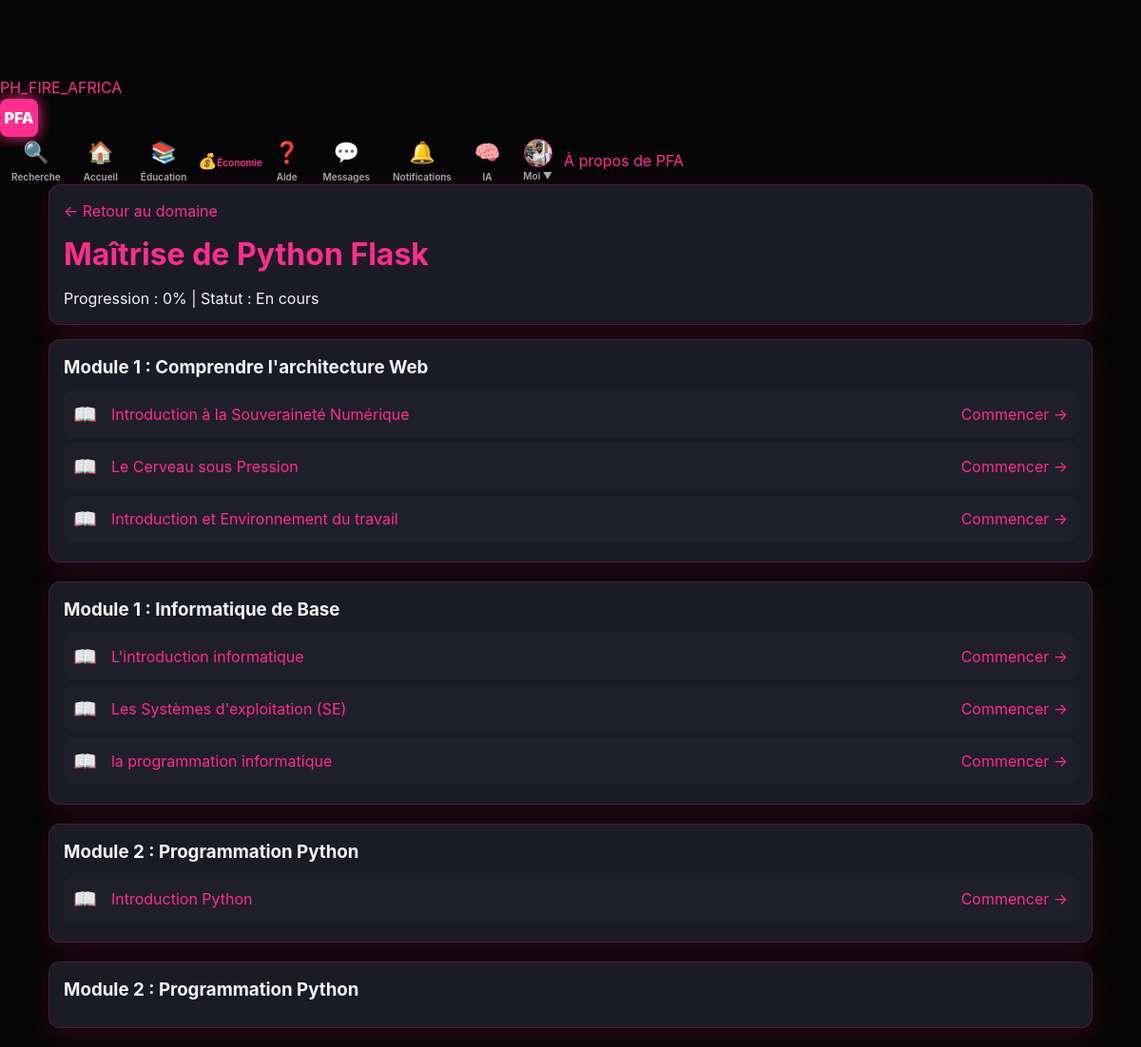
/academie/cursus/1 (signed in), run on the app's committed database.
### tables this page shows
CREATE TABLE users (
  id INTEGER PRIMARY KEY AUTOINCREMENT,
  username TEXT UNIQUE NOT NULL,
  identifier TEXT UNIQUE NOT NULL,
  display_name TEXT NOT NULL,
  bio TEXT DEFAULT '',
  password_hash TEXT NOT NULL,
  created_at TEXT NOT NULL
, profile_pic TEXT DEFAULT 'default_avatar.png', cover_pic TEXT DEFAULT 'default_cover.jpg', role TEXT DEFAULT 'apprenant', language TEXT DEFAULT 'fr', privacy_level TEXT DEFAULT 'public', video_pref TEXT DEFAULT 'data_saver');

CREATE TABLE curriculums (id INTEGER PRIMARY KEY AUTOINCREMENT, domain_id INT REFERENCES domains(id), titre VARCHAR(200), niveau VARCHAR(50), duree INT);

CREATE TABLE modules (id INTEGER PRIMARY KEY AUTOINCREMENT, curriculum_id INT REFERENCES curriculums(id), ordre INT, objectif TEXT);

CREATE TABLE lessons (id INTEGER PRIMARY KEY AUTOINCREMENT, module_id INT REFERENCES modules(id), contenu TEXT, exercice_obligatoire BOOLEAN, titre TEXT, image_filename TEXT, video_filename TEXT);

### app.py (the view)
    @app.get("/academie/cursus/<int:c_id>")
    @login_required
    def academie_cursus(c_id):
        cursus = db_one("SELECT * FROM curriculums WHERE id=?", (c_id,))
        modules = db_all("SELECT * FROM modules WHERE curriculum_id=? ORDER BY ordre ASC", (c_id,))
        structure = []
        for m in modules:
            lecons = db_all("SELECT id, titre FROM lessons WHERE module_id=? ORDER BY id ASC", (m['id'],))
            structure.append({'module': m, 'lecons': lecons})
        return render_template("academie/cursus.html", cursus=cursus, structure=structure)

### templates/academie/cursus.html (shortened to what this page needs)
{% extends "base.html" %}
{% block content %}
<div class="card">
    <a href="{{ url_for('academie_domaine', d_id=cursus.domain_id) }}" class="muted small">← Retour au domaine</a>
    <h1 style="margin-top: 10px; color: var(--accent);">{{ cursus.titre }}</h1>
    <p class="small muted">Progression : 0% | Statut : En cours</p>
</div>
{% for item in structure %}
<div class="card" style="margin-bottom: 20px;">
    <h3 style="color: var(--ok);">Module {{ item.module.ordre }} : {{ item.module.objectif }}</h3>
    <div class="stack" style="margin-top: 10px;">
        {% for l in item.lecons %}
        <a href="{{ url_for('academie_lecon', l_id=l.id) }}"
           style="display: flex; align-items: center; gap: 15px; padding: 10px; text-decoration: none; border-radius: 10px; background: rgba(255,255,255,0.02); margin-bottom: 5px;">
            <span style="font-size: 20px;">📖</span>
            <span style="flex: 1;">{{ l.titre }}</span>
            <span class="small muted">Commencer →</span>
        </a>
        {% endfor %}
    </div>
</div>
{% endfor %}
{% endblock %}

### templates/base.html (shortened to what this page needs)
<!DOCTYPE html>
<html lang="fr">
<head>
  <link rel="stylesheet" href="{{ url_for('static', filename='style.css') }}">
</head>
<body>
  {% if me %}
  <div class="nav-left">
     <a href="{{ url_for('feed') }}" class="nav-logo">PH_FIRE_AFRICA</a>
    <a href="{{ url_for('feed') }}" class="logo-pfa">PFA</a>
  </div>
      <nav class="nav-icons-group">
      <a href="{{ url_for('rechercher') }}" class="nav-link-icon" title="Rechercher">
      <span class="icon">🔍</span><span class="nav-text">Recherche</span></a>
      <a href="{{ url_for('feed') }}" class="nav-link-icon" title="Accueil">
      <span class="icon">🏠</span><span class="nav-text">Accueil</span></a>
      <a href="{{ url_for('academie_home') }}" class="nav-link-icon" title="Éducation">
      <span class="icon">📚</span><span class="nav-text">Éducation</span></a>
      <a href="{{ url_for('wallet') }}" class="nav-icon" title="Économie">
      <span class="icon">💰</span><span class="nav-text">Économie</span></a>
        <a href="{{ url_for('guide_utilisation') }}" class="nav-link-icon" title="Guide d'utilisation">
      <span class="icon">❓</span>
      <span class="nav-text">Aide</span>
    </a>
      <a href="{{ url_for('messages') }}" class="nav-link-icon" title="Messages">
    <span class="icon">💬</span>
    <span class="nav-text">Messages</span>
</a>
<a href="{{ url_for('notifications') }}" class="nav-link-icon" title="Notifications">
    <span class="icon">🔔</span>
    <span class="nav-text">Notifications</span>
</a>
      <a href="{{ url_for('tuteur_view') }}" class="nav-link-icon" title="IA Mwalimu">
      <span class="icon">🧠</span><span class="nav-text">IA</span></a>
      <a href="{{ url_for('profile', username=me.username) }}" class="nav-link-icon profile-link">
      <img src="{{ url_for('static', filename='uploads/' ~ me.profile_pic) }}" class="avatar-nav" onerror="this.src='https://ui-avatars.com/api/?name={{ me.display_name }}&background=ff2d8d&color=fff'">
      <span class="nav-text">Moi ▼</span></a>
      <a href="{{ url_for('a_propos') }}" class="muted small">À propos de PFA</a>
    </nav>
  {% endif %}
  <main class="container">
    {% block content %}{% endblock %}
  </main>
</body>
</html>

### static/style.css (style rules this page uses)
:root { --bg: #050505; --panel: #1b1b25; --panel-glass: rgba(27, 27, 37, 0.98); --accent: #ff2d8d; --accent-dark: #e2316c; --text-main: #f3f3f6; --muted: #a7a7b4; --border: rgba(255, 45, 141, 0.2); --radius: 12px; --shadow: 0 8px 30px rgba(255, 45, 141, 0.15); --nav-height: 65px; }
* { box-sizing: border-box; margin: 0; padding: 0; }
html, body { width: 100%; max-width: 100vw; overflow-x: hidden; background-color: var(--bg); color: var(--text-main); font-family: 'Inter', system-ui, sans-serif; line-height: 1.5; }
body { padding-top: calc(var(--nav-height) + 15px); }
a { color: var(--accent); text-decoration: none; transition: 0.3s; }
h1, h2, h3, h4 { color: var(--accent); margin-bottom: 10px; }
img { max-width: 100%; height: auto; display: block; object-fit: cover; }
.logo-pfa { background-color: var(--accent); color: #fff !important; width: 40px; height: 40px; display: flex; align-items: center; justify-content: center; border-radius: 8px; font-weight: 900; font-size: 16px; box-shadow: 0 0 15px var(--accent); }
.nav-icons-group { display: flex; align-items: center; height: 100%; }
.nav-link-icon { display: flex; flex-direction: column; align-items: center; padding: 0 12px; height: 100%; color: var(--muted); text-decoration: none; }
.nav-link-icon .icon { font-size: 22px; }
.nav-text { font-size: 10px; margin-top: 2px; font-weight: 600; }
.container { max-width: 1128px; margin: 0 auto; padding: 0 15px; }
.card { background: var(--panel); border: 1px solid var(--border); border-radius: var(--radius); padding: 15px; margin-bottom: 15px; box-shadow: var(--shadow); }
.avatar-nav, .avatar-chat { width: 30px; height: 30px; border-radius: 50% !important; border: 1.5px solid var(--accent); }

### data on the page
users: profile_pic (picture)
curriculums: titre "Maîtrise de Python Flask"
modules: module.ordre "1", module.objectif "Comprendre l'architecture Web"
lessons: titre "Introduction à la Souveraineté Numérique"
lessons: titre "Le Cerveau sous Pression"
lessons: titre "Introduction et Environnement du travail"
modules: module.ordre "1", module.objectif "Informatique de Base"
lessons: titre "L'introduction informatique"
lessons: titre "Les Systèmes d'exploitation (SE)"
lessons: titre "la programmation informatique"
modules: module.ordre "2", module.objectif "Programmation Python"
lessons: titre "Introduction Python"
modules: module.ordre "2", module.objectif "Programmation Python"
